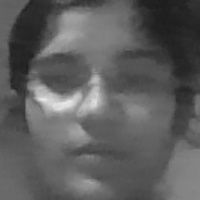
#> input picture face1/Bhavika/12.jpg, 200 x 200 px, given in place of the camera
$ jupyter execute --allow-errors task_6.ipynb   (text cells are left out)
#> lines starting #> are read from the running program, lines starting #| are printed output that depends on the picture; after the words box and inside, x2 and y2 are one past the last pixel; in counts of white or black regions, pixels touching at a corner belong together
[cell 1]
import cv2
import numpy as np

# Load HAAR face classifier
face_classifier = cv2.CascadeClassifier('haarcascade_frontalface_default.xml')

# Load functions
def face_extractor(img):
    # Function detects faces and returns the cropped face
    # If no face detected, it returns the input image

    gray = cv2.cvtColor(img,cv2.COLOR_BGR2GRAY)
    faces = face_classifier.detectMultiScale(gray, 1.3, 5)

    if faces is ():
        return None

    # Crop all faces found
    for (x,y,w,h) in faces:
        cropped_face = img[y:y+h, x:x+w]

    return cropped_face

# Initialize Webcam
cap = cv2.VideoCapture(0)
count = 0

# Collect 100 samples of your face from webcam input
while True:

    ret, frame = cap.read()
#> frame is the input picture: shape (200, 200, 3); min 27, max 233, mean 93.4
    if face_extractor(frame) is not None:
#> in face_extractor, `faces = face_classifier.detectMultiScale(gray, 1.3, 5)`: faces = [[14, 17, 169, 169]]
#> the loop in face_extractor, `for (x,y,w,h) in faces:` made 1 pass
#> pass 1, in face_extractor, `cropped_face = img[y:y+h, x:x+w]`:
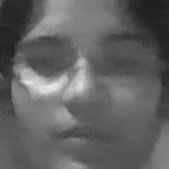
#> cropped_face: shape (169, 169, 3); min 29, max 233, mean 97.8
        count += 1
#> count = 1
        face = cv2.resize(face_extractor(frame), (200, 200))
#> the loop in face_extractor (call 2), `for (x,y,w,h) in faces:` made 1 pass
        face = cv2.cvtColor(face, cv2.COLOR_BGR2GRAY)
#> face: shape (200, 200)

        # Save file in specified directory with unique name
        file_name_path = './face1/Bhavika/' + str(count) + '.jpg'
#> file_name_path = './face1/Bhavika/1.jpg'
        cv2.imwrite(file_name_path, face)

        # Put count on images and display live count
        cv2.putText(face, str(count), (50, 50), cv2.FONT_HERSHEY_COMPLEX, 1, (0,255,0), 2)
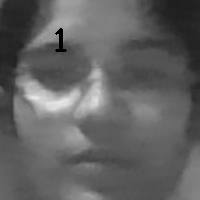
#> face: shape (200, 200); min 0, max 232, mean 97.3
        cv2.imshow('Face Cropper', face)

    else:
        print("Face not found")
        pass

    if cv2.waitKey(1) == 13 or count == 100: #13 is the Enter Key
#> (key Esc is pressed here)
        break

cap.release()
cv2.destroyAllWindows()
print("Collecting Samples 1 Complete")

[cell 2]
import cv2
import numpy as np

# Load HAAR face classifier
face_classifier = cv2.CascadeClassifier('haarcascade_frontalface_default.xml')

# Load functions
def face_extractor(img):
    # Function detects faces and returns the cropped face
    # If no face detected, it returns the input image

    gray = cv2.cvtColor(img,cv2.COLOR_BGR2GRAY)
    faces = face_classifier.detectMultiScale(gray, 1.3, 5)
#> faces = [[14, 17, 169, 169]]

    if faces is ():
        return None

    # Crop all faces found
    for (x,y,w,h) in faces:
        cropped_face = img[y:y+h, x:x+w]
#> this loop made 1 pass

    return cropped_face

# Initialize Webcam
cap = cv2.VideoCapture(0)
count = 0

# Collect 100 samples of your face from webcam input
while True:

    ret, frame = cap.read()
    if face_extractor(frame) is not None:
        count += 1
        face = cv2.resize(face_extractor(frame), (200, 200))
        face = cv2.cvtColor(face, cv2.COLOR_BGR2GRAY)

        # Save file in specified directory with unique name
        file_name_path = './face2/Bharath/' + str(count) + '.jpg'
#> file_name_path = './face2/Bharath/1.jpg'
        cv2.imwrite(file_name_path, face)

        # Put count on images and display live count
        cv2.putText(face, str(count), (50, 50), cv2.FONT_HERSHEY_COMPLEX, 1, (0,255,0), 2)
        cv2.imshow('Face Cropper', face)

    else:
        print("Face not found")
        pass

    if cv2.waitKey(1) == 13 or count == 100: #13 is the Enter Key
#> (key Esc is pressed here)
        break

cap.release()
cv2.destroyAllWindows()
print("Collecting Sample 2 Complete")

[cell 3]
import cv2
import numpy as np
from os import listdir
from os.path import isfile, join

# Get the training data we previously made
data_path = './face1/Bhavika/'
onlyfiles = [f for f in listdir(data_path) if isfile(join(data_path, f))]

# Create arrays for training data and labels
Training_Data, Labels = [], []

# Open training images in our datapath
# Create a numpy array for training data
for i, files in enumerate(onlyfiles):
    image_path = data_path + onlyfiles[i]
    images = cv2.imread(image_path, cv2.IMREAD_GRAYSCALE)
#> images: shape (200, 200); min 29, max 231, mean 97.7
    Training_Data.append(np.asarray(images, dtype=np.uint8))
    Labels.append(i)

# Create a numpy array for both training data and labels
Labels = np.asarray(Labels, dtype=np.int32)

# Initialize facial recognizer
# model = cv2.face.createLBPHFaceRecognizer()
# NOTE: For OpenCV 3.0 use cv2.face.createLBPHFaceRecognizer()
# pip install opencv-contrib-python
# model = cv2.createLBPHFaceRecognizer()

bhavika_model = cv2.face_LBPHFaceRecognizer.create()
# Let's train our model
bhavika_model.train(np.asarray(Training_Data), np.asarray(Labels))
print("Model 1 trained sucessefully")

[cell 4]
import cv2
import numpy as np
from os import listdir
from os.path import isfile, join

# Get the training data we previously made
data_path = './face2/Bharath/'
#> (the rest of this cell did not finish here and is left out)

[cell 5]
import cv2
import numpy as np
import os
import smtplib
import pywhatkit

face_classifier = cv2.CascadeClassifier('haarcascade_frontalface_default.xml')

def face_detector(img, size=0.5):

    # Convert image to grayscale
#> called with size = 0.5
    gray = cv2.cvtColor(img,cv2.COLOR_BGR2GRAY)
    faces = face_classifier.detectMultiScale(gray, 1.3, 5)
#> faces = [[14, 17, 169, 169]]
    if faces is ():
        return img, []


    for (x,y,w,h) in faces:
        cv2.rectangle(img,(x,y),(x+w,y+h),(0,255,255),2)
        roi = img[y:y+h, x:x+w]
        roi = cv2.resize(roi, (200, 200))
#> this loop made 1 pass
#> pass 1, in face_detector, `roi = img[y:y+h, x:x+w]`:
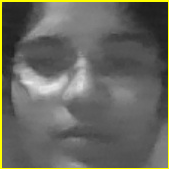
#> roi: shape (169, 169, 3); mean B, G, R 95, 104, 104
#> after the loop:
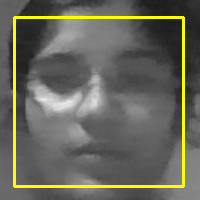
#> img: shape (200, 200, 3); 5.06% of pixels changed, all inside (x1, y1, x2, y2) = (13, 16, 185, 188)
    return img, roi


# Open Webcam
cap = cv2.VideoCapture(0)

while True:

    ret, frame = cap.read()


    image, face = face_detector(frame)

    try:
        face = cv2.cvtColor(face, cv2.COLOR_BGR2GRAY)
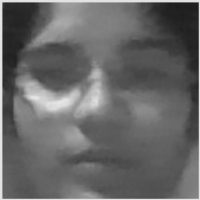
#> face: shape (200, 200); min 29, max 232, mean 102.9

        # Pass face to prediction model
        # "results" comprises of a tuple containing the label and the confidence value
        result1 = bhavika_model.predict(face)
#> result1 = (0, 14.01)
        result2 = bharath_model.predict(face)
        # harry_model.predict(face)

        if result1[1] < 500:
            confidence1 = int( 100 * (1 - (result1[1])/400) )
            display_string = str(confidence1) + '% Confident it is User'

        cv2.putText(image, display_string, (100, 120), cv2.FONT_HERSHEY_COMPLEX, 1, (255,120,150), 2)

        if result2[1] < 500:
            confidence2 = int( 100 * (1 - (result2[1])/400) )
            display_string = str(confidence2) + '% Confident it is User'

        cv2.putText(image, display_string, (100, 120), cv2.FONT_HERSHEY_COMPLEX, 1, (255,120,150), 2)

        if confidence1> 80:
            cv2.putText(image, "Hey bhavika", (250, 450), cv2.FONT_HERSHEY_COMPLEX, 1, (0,255,0), 2)
            cv2.imshow('Face Recognition', image )
            pywhatkit.sendwhatmsg_instantly("+919515170230","deteced face of bhavika")
            print("msg sent")
            s = smtplib.SMTP('smtp.gmail.com', 587)
            s.starttls()
            s.login("bhavikathakkalapally@gmail.com","edenajwszsaxvnhs")
            message = "detected face of bhavika"
            s.sendmail("bhavikathakkalapally@gmail.com", "bhavikathakkalapally@gmail.com", message)
            s.quit()
            print("email sent")
            break

        elif confidence2>80:
            cv2.putText(image, "Hey bharath", (250, 450), cv2.FONT_HERSHEY_COMPLEX, 1, (0,255,0), 2)
            cv2.imshow('Face Recognition', image )
            os.system("aws ec2 run-instances --image-id ami-0ad704c126371a549 --instance-type t2.micro --count 1   --subnet-id subnet-d00affbb --security-group-ids sg-c359adbf --key-name my_key_pair_1")
            print("instance launched")
            os.system("aws ec2 create-volume --availability-zone ap-south-1a --region ap-south-1 --volume-type \"gp2\" --size 1 --tag-specifications ResourceType=\"volume\",Tags=[{Key=name,Value=attach_volume}]")
            print("volume created")
            in_id=input("enter instance id: ")
            vo_id=input("enter volulme id: ")
            os.system("aws ec2 attach-volume --instance-id "+in_id+" --volume-id "+vo_id+" --device /dev/xvdh --region ap-south-1")
            print("volume attached")
            break

        else:

            cv2.putText(image, "I dont know, how r u", (250, 450), cv2.FONT_HERSHEY_COMPLEX, 1, (0,0,255), 2)
            cv2.imshow('Face Recognition', image )

    except:
        cv2.putText(image, "No Face Found", (220, 120) , cv2.FONT_HERSHEY_COMPLEX, 1, (0,0,255), 2)
        cv2.putText(image, "looking for face", (250, 450), cv2.FONT_HERSHEY_COMPLEX, 1, (0,0,255), 2)
        cv2.imshow('Face Recognition', image )
        pass


    if cv2.waitKey(1) == 13: #13 is the Enter Key
#> (key Esc is pressed here)
        break

cap.release()
cv2.destroyAllWindows()
